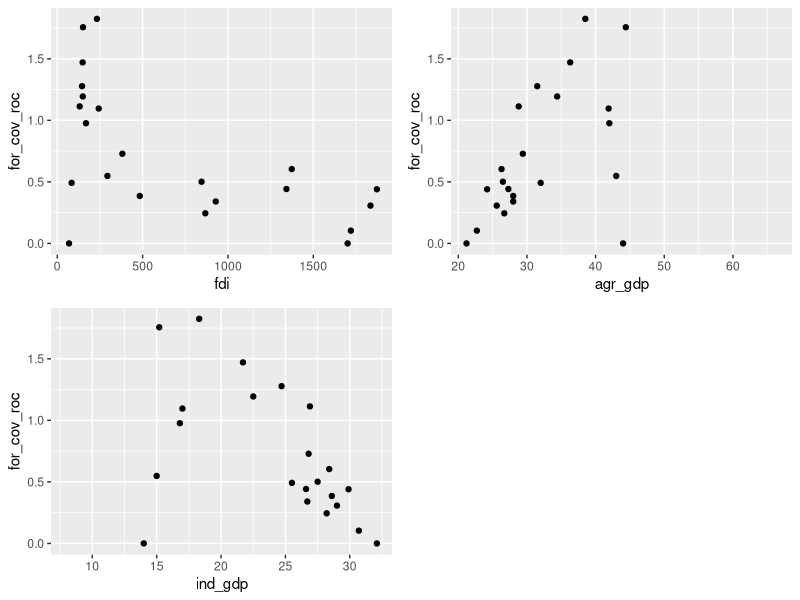
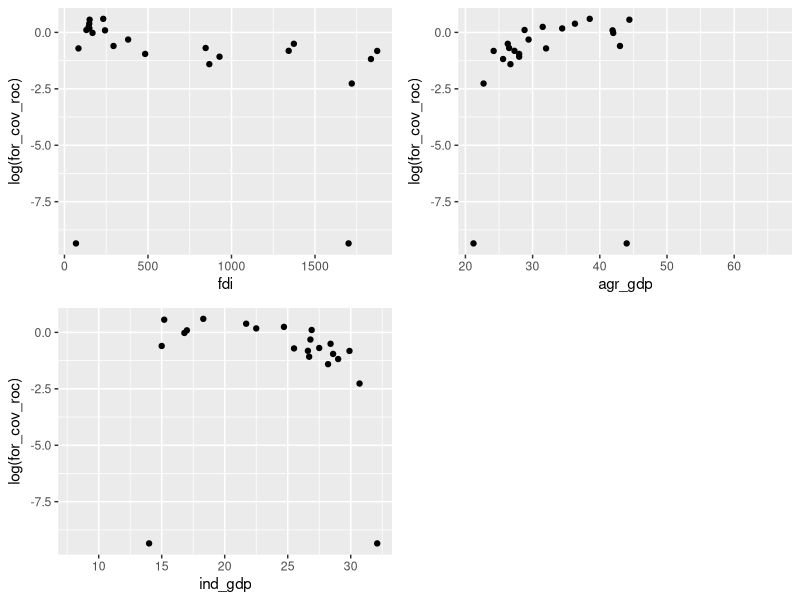
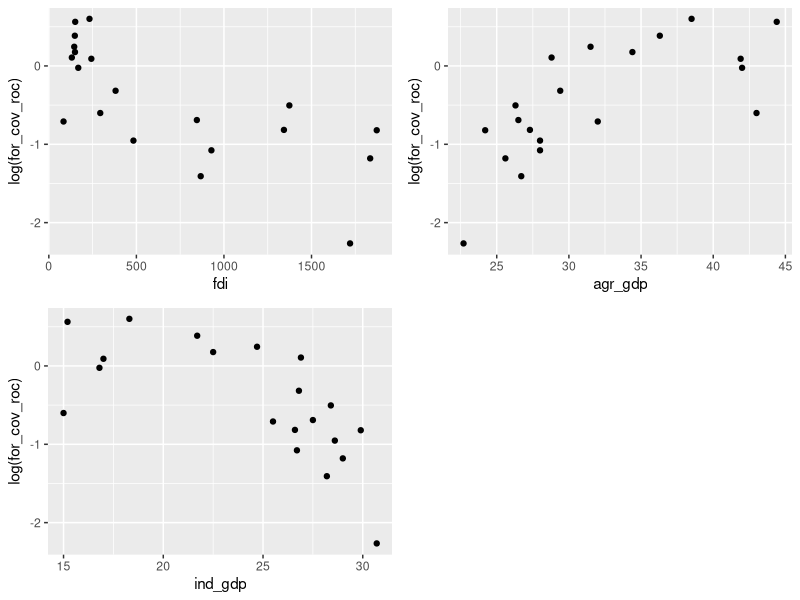
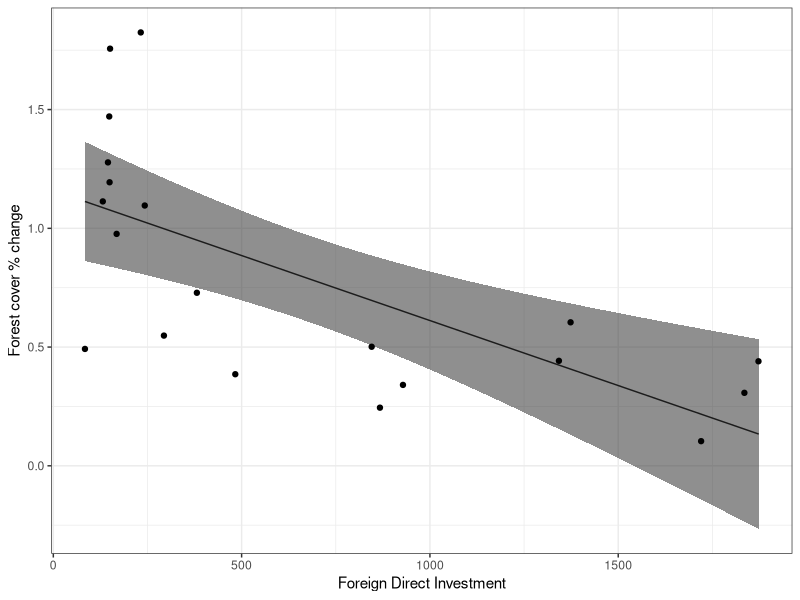

Reproduce these figures in R, in order. (Note: this script raises an error after producing the figures.)
## ---- chunk 1
knitr::opts_chunk$set(echo = TRUE)
## ---- chunk 2
library('tidyverse')
library('broom')
library('knitr')
## ---- chunk 3
df_econ_loadings <- data_frame(econvar = c("gdp", "fdi", "ind_gdp", "agr_gdp", "dev_agri", "dev_env"),
                           PC1 = c(-0.422,-0.446,-0.415,0.394,-0.359,-0.407),
                           PC2 = c(0.270,0.232,-0.522,0.6,0.461,0.170))
## ---- chunk 4
kable(df_econ_loadings, caption = "Economic variable principal component loadings")
## ---- chunk 5
df_comm_loadings <- tibble(comvars = c("armi","rice_med","rub_med","corn_med","sug_med"),
                           PC1 = c(0.461,0.433,0.451,0.443,0.450),
                           PC2 = c(-0.260,0.66,-0.35,0.43,-0.441))
## ---- chunk 6
kable(df_comm_loadings, caption = "Commodity variable principal component loadings")
## ---- chunk 7
df_prod_loadings <- tibble(prodvars = c("prod_rice","prod_rub","prod_cass","prod_corn","prod_sug"),
                           PC1 = c(0.504,0.467,-0.210,0.48,0.51),
                           PC2 = c(-0.13,-0.13,-0.1,-0.15,-0.02))
## ---- chunk 8
kable(df_prod_loadings, caption = "Producer price variable principal component loadings")
## ---- chunk 9
library('tidyverse')
library('cowplot')
dat_econ <- read_csv("macroeconomic_vars.csv")
dat_econ <- mutate(dat_econ, year = as.character(year))
dat_resp <- read_csv("ForCov_LU_econVars_PCs.csv")
dat_work <- dat_resp %>% 
  mutate(year = as.character(year)) %>% 
  select(1:13) %>% 
  left_join(.,dat_econ, by = "year")
## ---- chunk 10
e1 <- ggplot(dat_work, aes(x=fdi, y=for_cov_roc))+
       geom_point()

e2 <- ggplot(dat_work, aes(x=agr_gdp, y=for_cov_roc))+
       geom_point()
  
e3 <- ggplot(dat_work, aes(x=ind_gdp, y=for_cov_roc))+
       geom_point()

plot_grid(e1,e2,e3)
## ---- chunk 11
e4 <- ggplot(dat_work, aes(x=fdi, y=log(for_cov_roc)))+
       geom_point()

e5 <- ggplot(dat_work, aes(x=agr_gdp, y=log(for_cov_roc)))+
       geom_point()
  
e6 <- ggplot(dat_work, aes(x=ind_gdp, y=log(for_cov_roc)))+
       geom_point()

plot_grid(e4,e5,e6)
## ---- chunk 12
dat_sub <- dat_work %>% 
  filter(.,!year %in% c("1993","1994","2015"))
## ---- chunk 13

e7 <- ggplot(dat_sub, aes(x=fdi, y=log(for_cov_roc)))+
       geom_point()

e8 <- ggplot(dat_sub, aes(x=agr_gdp, y=log(for_cov_roc)))+
       geom_point()
  
e9 <- ggplot(dat_sub, aes(x=ind_gdp, y=log(for_cov_roc)))+
       geom_point()

plot_grid(e7,e8,e9)
## ---- chunk 14
elm1 <- lm(for_cov_roc ~ fdi, data=dat_sub)
summary(elm1)
## ---- chunk 15
newxvars <- seq(84,1873, length = 100)
newyvars <- predict(elm1, newdata = list(fdi=newxvars), int = "c")
df.newvars <- data_frame(newx = newxvars,
                         newy = as.numeric(newyvars[,"fit"]),
                         newupr = as.numeric(newyvars[,"upr"]),
                         newlwr = as.numeric(newyvars[,"lwr"]))
## ---- chunk 16
ggplot(df.newvars, aes(x = newx, y = newy)) +
  geom_line() +
  geom_ribbon(aes(ymin = newlwr, ymax = newupr, alpha = 0.25))+
  geom_point(data = dat_sub, aes(x = fdi,y = for_cov_roc))+
  labs(x = "Foreign Direct Investment",
       y = "Forest cover % change")+
    theme_bw()+
  theme(legend.position="none")
## ---- chunk 17
elm2 <- lm(log(for_cov_roc) ~ fdi, data = dat_sub)
summary(elm2)
## ---- chunk 18
elm2 %>%
  augment() %>%
  ggplot(., aes(x = fdi, y = exp(log.for_cov_roc.))) +
  geom_point(size = 1) +
  geom_line(aes(x = fdi, y = exp(.fitted))) +
  geom_ribbon(aes(ymin = exp(.fitted - (1.96*.se.fit)),
                  ymax = exp(.fitted + (1.96*.se.fit))),
              alpha = 0.5) +
  theme_bw() +
  labs(x = "Foreign Direct Investment",
       y = "Forest cover % change")
## ---- chunk 19
a <- 1.1
b <- -0.0005*log(2)/a
enlm2 <- nls(for_cov_roc ~ a*exp(-b*fdi), start = list(a=a, b=b), data = dat_sub)
summary(enlm2)
## ---- chunk 20
enlm2 %>%
  augment() %>%
  ggplot(., aes(x = fdi, y = for_cov_roc)) +
  geom_point(size = 1) +
  geom_line(aes(x = fdi, y = .fitted)) +
  theme_bw() +
  labs(x = "Foreign Direct Investment",
       y = "Forest cover % change")
## ---- chunk 21
c1 <- ggplot(dat_sub, aes(x=armi, y=log(for_cov_roc)))+
       geom_point()

c2 <- ggplot(dat_sub, aes(x=rice_med, y=log(for_cov_roc)))+
       geom_point()
  
c3 <- ggplot(dat_sub, aes(x=sug_med, y=log(for_cov_roc)))+
       geom_point()

plot_grid(c1,c2,c3)
## ---- chunk 22
p1 <- ggplot(dat_sub, aes(x=prod_sug, y=for_cov_roc))+
       geom_point()

p2 <- ggplot(dat_sub, aes(x=prod_cass, y=for_cov_roc))+
       geom_point()

plot_grid(p1,p2)
